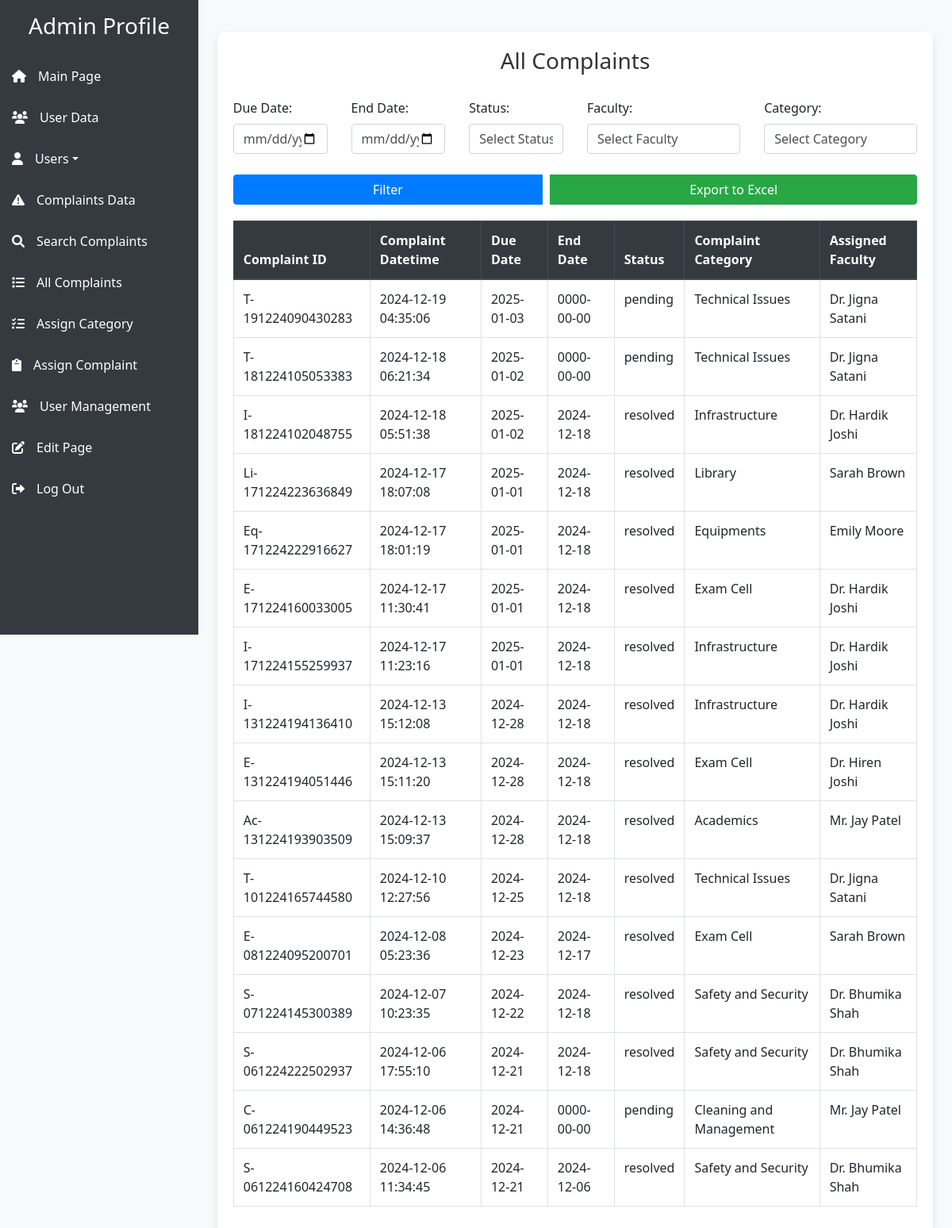
Page /admin/display.php (signed in) on the committed database.
### tables this page shows
CREATE TABLE `complaints` (
  `complaint_id` int(5) NOT NULL,
  `Comp_ID` varchar(30) NOT NULL,
  `Complaint_Cat_ID` int(5) DEFAULT NULL,
  `complaint_description` varchar(200) DEFAULT NULL,
  `Complaint_Document` varchar(100) DEFAULT NULL,
  `complaint_datetime` datetime DEFAULT NULL,
  `Due_Date` date DEFAULT NULL,
  `End_Date` date DEFAULT NULL,
  `status` enum('pending','processing','resolved') DEFAULT 'pending',
  `Student_ID` int(5) DEFAULT NULL,
  `faculty_id` int(11) DEFAULT NULL,
  `F_Comp_ID` int(5) DEFAULT NULL
);

CREATE TABLE `complaint_category` (
  `complaint_category_id` int(5) NOT NULL,
  `category_description` varchar(30) NOT NULL
);

### admin/display.php (the view, shortened to what this page needs)
<?php
include "admindashboard.php";
include '../php/config.php';
?>
<!DOCTYPE html>
<html lang="en">
<head>
    <link rel="stylesheet" href="https://stackpath.bootstrapcdn.com/bootstrap/4.5.2/css/bootstrap.min.css">
</head>
<body>
<div class="container">
    <h1>All Complaints</h1>
    <div class="filter-section">
        <form action="" method="get">
            <div class="row">
                <div class="col-md-2">
                    <label for="dueDateFilter">Due Date:</label>
                    <input type="date" class="form-control" id="dueDateFilter" name="due_date">
                </div>
                <div class="col-md-2">
                    <label for="endDateFilter">End Date:</label>
                    <input type="date" class="form-control" id="endDateFilter" name="end_date">
                </div>
                <div class="col-md-2">
                    <label for="statusFilter">Status:</label>
                    <select class="form-control" id="statusFilter" name="status">
                        <option value="">Select Status</option>
                    </select>
                </div>
                <div class="col-md-3">
                    <label for="facultyFilter">Faculty:</label>
                    <select class="form-control" id="facultyFilter" name="faculty">
                        <option value="">Select Faculty</option>
                    </select>
                </div>
                <div class="col-md-3">
                    <label for="categoryFilter">Category:</label>
                    <select class="form-control" id="categoryFilter" name="category">
                        <option value="">Select Category</option>
                    </select>
                </div>
            </div>
            <div class="btn-group mt-3">
                <button type="submit" class="btn btn-primary">Filter</button>
                <button type="button" id="exportBtn" class="btn btn-success">Export to Excel</button>
            </div>
        </form>
    </div>
    <div class="table-container">
        <table class="table table-bordered">
            <thead class="thead-dark">
                <tr>
                    <th>Complaint ID</th>
                    <th>Complaint Datetime</th>
                    <th>Due Date</th>
                    <th>End Date</th>
                    <th>Status</th>
                    <th>Complaint Category</th>
                    <th>Assigned Faculty</th>
                </tr>
            </thead>
            <tbody>
            <?php
            $sql = "SELECT
                        c.Comp_ID,
                        c.complaint_datetime,
                        c.Due_Date,
                        c.End_Date,
                        c.Status,
                        cc.category_description AS Complaint_Category,
                        CONCAT(u.firstname, ' ', u.lastname) AS Faculty_Name
                    FROM complaints c
                    JOIN complaint_category cc ON c.Complaint_Cat_ID = cc.complaint_category_id
                    JOIN faculty f ON c.Faculty_ID = f.faculty_id
                    JOIN users u ON f.user_id = u.user_id";
            $sql .= " ORDER BY c.complaint_datetime DESC";
            $result = $con->query($sql);
            if ($result && $result->num_rows > 0) {
                while ($row = $result->fetch_assoc()) {
                    echo "<tr>";
                    echo "<td>{$row['Comp_ID']}</td>";
                    echo "<td>{$row['complaint_datetime']}</td>";
                    echo "<td>{$row['Due_Date']}</td>";
                    echo "<td>{$row['End_Date']}</td>";
                    echo "<td>{$row['Status']}</td>";
                    echo "<td>{$row['Complaint_Category']}</td>";
                    echo "<td>{$row['Faculty_Name']}</td>";
                    echo "</tr>";
                }
            } else {
                echo "<tr><td colspan='7' class='text-center'>No complaints found</td></tr>";
            }
            ?>
            </tbody>
        </table>
    </div>
</div>
</body>
</html>

### admin/admindashboard.php (style rules this page uses)
body, html { height: 100%; margin: 0; padding: 0; }

### admin/display.php (style rules this page uses)
body { font-family: 'Segoe UI', Tahoma, Geneva, Verdana, sans-serif; background-color: #f8f9fa; margin-left: 250px; }
.container { margin: 40px auto; padding: 20px; background-color: #fff; border-radius: 10px; box-shadow: 0 4px 10px rgba(0, 0, 0, 0.1); max-width: 95%; }
h1 { text-align: center; margin-bottom: 30px; font-size: 28px; color: #333; }
.filter-section { margin-bottom: 20px; }
.filter-section .row > div { margin-bottom: 10px; }
.btn-group { display: flex; justify-content: flex-end; gap: 10px; }
.table-container { margin-top: 20px; }

### rows in the picture
complaints: Comp_ID "T-191224090430283", complaint_datetime "2024-12-19 04:35:06", Due_Date "2025-01-03", End_Date "0000-00-00", status "pending", Complaint_Cat_ID.category_description "Technical Issues", Faculty_Name "Dr. Jigna Satani"
complaints: Comp_ID "T-181224105053383", complaint_datetime "2024-12-18 06:21:34", Due_Date "2025-01-02", End_Date "0000-00-00", status "pending", Complaint_Cat_ID.category_description "Technical Issues", Faculty_Name "Dr. Jigna Satani"
complaints: Comp_ID "I-181224102048755", complaint_datetime "2024-12-18 05:51:38", Due_Date "2025-01-02", End_Date "2024-12-18", status "resolved", Complaint_Cat_ID.category_description "Infrastructure", Faculty_Name "Dr. Hardik Joshi"
complaints: Comp_ID "Li-171224223636849", complaint_datetime "2024-12-17 18:07:08", Due_Date "2025-01-01", End_Date "2024-12-18", status "resolved", Complaint_Cat_ID.category_description "Library", Faculty_Name "Sarah Brown"
complaints: Comp_ID "Eq-171224222916627", complaint_datetime "2024-12-17 18:01:19", Due_Date "2025-01-01", End_Date "2024-12-18", status "resolved", Complaint_Cat_ID.category_description "Equipments", Faculty_Name "Emily Moore"
complaints: Comp_ID "E-171224160033005", complaint_datetime "2024-12-17 11:30:41", Due_Date "2025-01-01", End_Date "2024-12-18", status "resolved", Complaint_Cat_ID.category_description "Exam Cell", Faculty_Name "Dr. Hardik Joshi"
complaints: Comp_ID "I-171224155259937", complaint_datetime "2024-12-17 11:23:16", Due_Date "2025-01-01", End_Date "2024-12-18", status "resolved", Complaint_Cat_ID.category_description "Infrastructure", Faculty_Name "Dr. Hardik Joshi"
complaints: Comp_ID "I-131224194136410", complaint_datetime "2024-12-13 15:12:08", Due_Date "2024-12-28", End_Date "2024-12-18", status "resolved", Complaint_Cat_ID.category_description "Infrastructure", Faculty_Name "Dr. Hardik Joshi"
complaints: Comp_ID "E-131224194051446", complaint_datetime "2024-12-13 15:11:20", Due_Date "2024-12-28", End_Date "2024-12-18", status "resolved", Complaint_Cat_ID.category_description "Exam Cell", Faculty_Name "Dr. Hiren Joshi"
complaints: Comp_ID "Ac-131224193903509", complaint_datetime "2024-12-13 15:09:37", Due_Date "2024-12-28", End_Date "2024-12-18", status "resolved", Complaint_Cat_ID.category_description "Academics", Faculty_Name "Mr. Jay Patel"
complaints: Comp_ID "T-101224165744580", complaint_datetime "2024-12-10 12:27:56", Due_Date "2024-12-25", End_Date "2024-12-18", status "resolved", Complaint_Cat_ID.category_description "Technical Issues", Faculty_Name "Dr. Jigna Satani"
complaints: Comp_ID "E-081224095200701", complaint_datetime "2024-12-08 05:23:36", Due_Date "2024-12-23", End_Date "2024-12-17", status "resolved", Complaint_Cat_ID.category_description "Exam Cell", Faculty_Name "Sarah Brown"
complaints: Comp_ID "S-071224145300389", complaint_datetime "2024-12-07 10:23:35", Due_Date "2024-12-22", End_Date "2024-12-18", status "resolved", Complaint_Cat_ID.category_description "Safety and Security", Faculty_Name "Dr. Bhumika Shah"
complaints: Comp_ID "S-061224222502937", complaint_datetime "2024-12-06 17:55:10", Due_Date "2024-12-21", End_Date "2024-12-18", status "resolved", Complaint_Cat_ID.category_description "Safety and Security", Faculty_Name "Dr. Bhumika Shah"
complaints: Comp_ID "C-061224190449523", complaint_datetime "2024-12-06 14:36:48", Due_Date "2024-12-21", End_Date "0000-00-00", status "pending", Complaint_Cat_ID.category_description "Cleaning and Management", Faculty_Name "Mr. Jay Patel"
complaints: Comp_ID "S-061224160424708", complaint_datetime "2024-12-06 11:34:45", Due_Date "2024-12-21", End_Date "2024-12-06", status "resolved", Complaint_Cat_ID.category_description "Safety and Security", Faculty_Name "Dr. Bhumika Shah"
